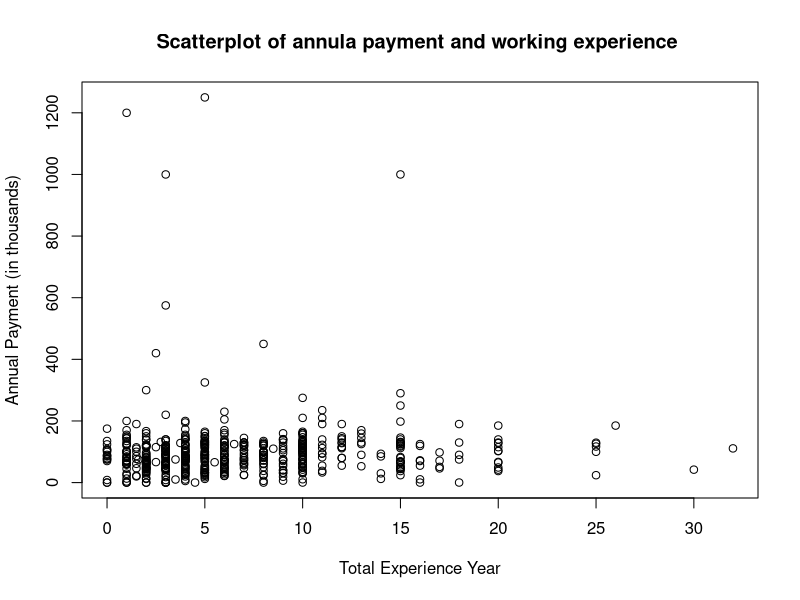

Reproduce this figure in R.
## ---- chunk 1
knitr::opts_chunk$set(echo = TRUE)
## ---- chunk 2
data = read.csv('salaries_clean.csv')
hu_data = na.omit(data)
attach(hu_data)
annual_salary_in_k = annual_base_pay / 1000
hu_data = cbind(hu_data,annual_salary_in_k)
working_experience <- hu_data$total_experience_years
which.max(working_experience)
working1 <- working_experience[-15]
salary <- hu_data$annual_salary_in_k
which.max(salary)
salary1 <-salary[-283]
## ---- chunk 3

plot(working1,salary1, main = "Scatterplot of annula payment and working experience ", xlab = "Total Experience Year" ,ylab = "Annual Payment (in thousands)")
## ---- chunk 4
hu_model = lm(salary1 ~ working1, data = hu_data)
summary(hu_model)
